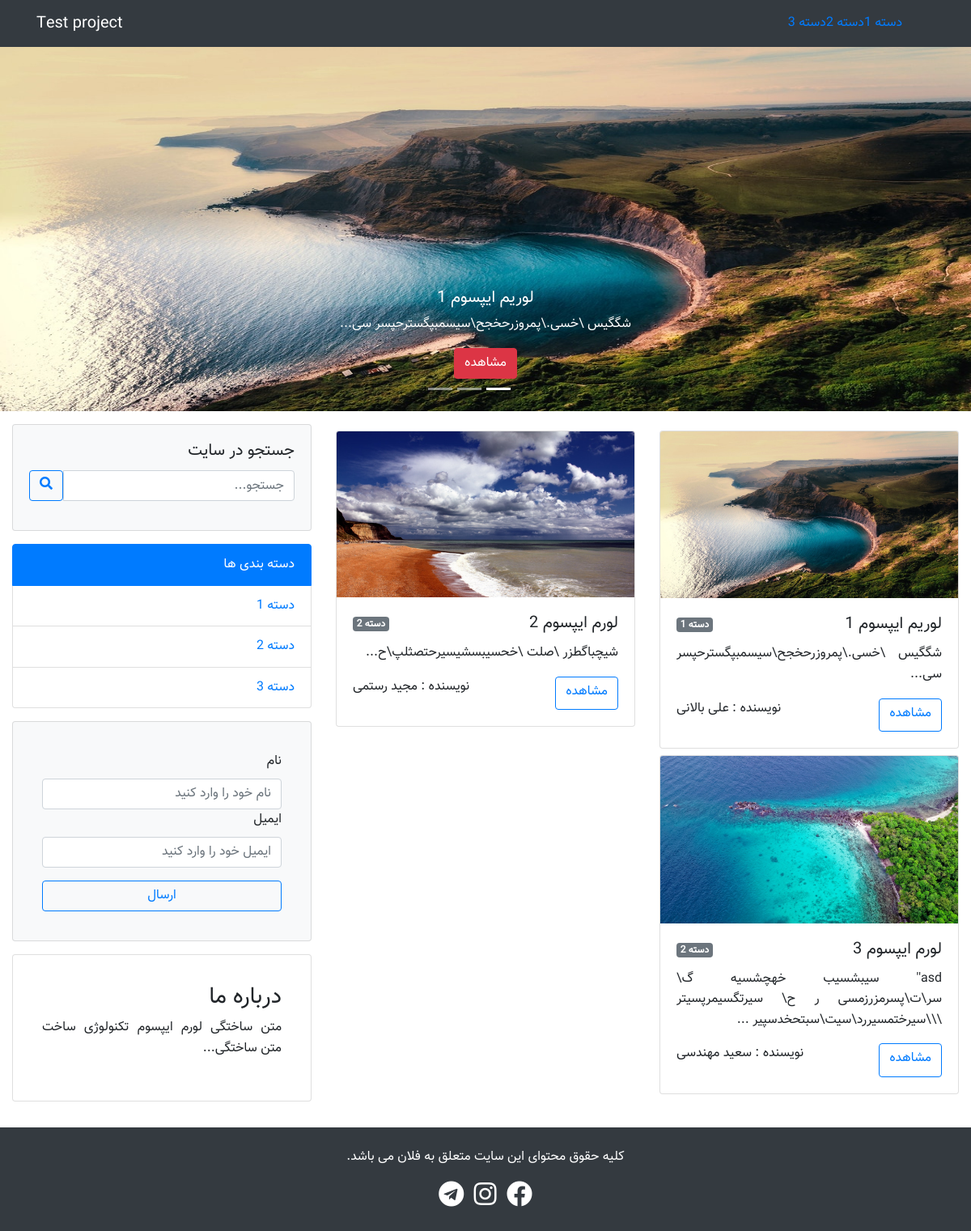
The page / on the database its author committed.
### tables this page shows
CREATE TABLE `categories` (
  `id` int(11) NOT NULL,
  `title` varchar(191) NOT NULL
);

CREATE TABLE `posts_slider` (
  `id` int(11) NOT NULL,
  `post_id` int(11) NOT NULL,
  `active` tinyint(11) NOT NULL DEFAULT 0
);

CREATE TABLE `posts` (
  `id` int(11) NOT NULL,
  `title` varchar(100) NOT NULL,
  `category_id` int(11) NOT NULL,
  `body` text NOT NULL,
  `author` varchar(100) NOT NULL,
  `image` varchar(100) NOT NULL
);

### index.php (the view, shortened to what this page needs)
<?php
include("./include/header.php");
include("./include/slider.php");
if (isset($_GET['category'])) {
 $category_id = $_GET['category'];
 $posts = $db->prepare('SELECT * FROM posts WHERE category_id = :id');
 $posts->execute(['id' => $category_id]);
}
else {
  $query_posts = "SELECT * FROM posts";
  $posts = $db->query($query_posts);
}
 ?>
 <section class="py-3">
   <div class="container-fluid">
     <div class="row">
       <div class="col-md-8 mb-4">
         <div class="row">
           <?php
           if ($posts->rowcount()>0) {
             foreach ($posts as $post) {
               $category_id = $post['category_id'];
               $query_post_category = "SELECT * FROM categories WHERE id = $category_id";
               $post_category = $db->query($query_post_category)->fetch();
               ?>
               <div class="col-sm-6 mt-2">
                 <div class="card">
                   <img src="./upload/posts/<?php echo $post['image']; ?>" class="card-img-top" alt="">
                   <div class="card-body">
                     <div class="d-flex justify-content-between">
                       <h5 class="card-title"><?php echo $post['title'] ?></h5>
                       <div><span class="badge badge-secondary"><?php echo $post_category['title'] ?></span></div>
                     </div>
                     <p class="card-text text-justify">
                       <?php echo substr($post['body'], 0, 500). "..." ?>
                     </p>
                     <div class="d-flex justify-content-between">
                       <a href="single.php?post=<?php echo $post['id'] ?>" class="btn btn-outline-primary">مشاهده</a>
                       <p>نویسنده : <?php echo $post['author'] ?></p>
                     </div>
                   </div>
                 </div>
               </div>
               <?php
             }
           }
            ?>
         </div>
       </div>
       <?php
       include("./include/sidebar.php");
        ?>
     </div>
   </div>
 </section>
  <?php
 include("./include/footer.php");
  ?>

### include/header.php (shortened to what this page needs)
<?php
include("./include/db.php");
$query="SELECT * FROM categories";
$categories=$db->query($query);
 ?>
<!DOCTYPE html>
<html lang="fa" dir="rtl">
  <head>
    <link rel="stylesheet" href="https://stackpath.bootstrapcdn.com/bootstrap/4.3.1/css/bootstrap.min.css">
    <link rel="stylesheet" href="https://use.fontawesome.com/releases/v5.8.2/css/all.css">
    <link rel="stylesheet" href="./css/style.css">
  </head>
  <body>
    <nav class="navbar navbar-expand-md navbar-dark bg-dark">
      <div class="container">
        <a href="index.php" class="navbar-brand order-md-2">Test project</a>
        <div id="#my-nav" class="collapse navbar-collapse">
          <ul class="navbar-nav order-md-1">
            <?php
            if ($categories->rowcount() > 0) {
              foreach ($categories as $category) {
                ?>
                <li class="nav-item <?php echo(isset($_GET['category']) && $category['id']==$_GET['category']) ? "active" : ""; ?>">
                  <a href="index.php?category=<?php echo $category['id'] ?>"><?php echo $category['title'] ?></a>
                </li>
            <?php
              }
            }
              ?>
          </ul>
        </div>
      </div>
    </nav>

### include/slider.php
<?php
$query_slider = "SELECT * FROM posts_slider";
$posts_slider = $db->query($query_slider);
 ?>
<section>
  <div id = "carouselExampleIndicators" class="carousel slide" data-ride="carousel">
    <ol class="carousel-indicators">
      <li data-target="carouselExampleIndicators" data-slide-to="0" class="active"></li>
      <li data-target="carouselExampleIndicators" data-slide-to="1"></li>
      <li data-target="carouselExampleIndicators" data-slide-to="2"></li>
    </ol>
    <div class="carousel-inner">
      <?php
      if ($posts_slider->rowcount()>0) {
        foreach ($posts_slider as $post_slider) {
          $id_post = $post_slider['post_id'];
          $query_posts= "SELECT * FROM posts WHERE id=$id_post";
          $post = $db->query($query_posts)->fetch();
          ?>
          <div class="carousel-item <?php echo ($post_slider['active']) ? "active" : ""; ?>" style="height: 450px">
            <img src="./upload/posts/<?php echo $post['image'] ?>"  class="img-fluid d-block w-100 h-100"alt="">
            <div class="carousel-caption d-none d-md-block">
              <h5><?php echo $post['title'] ?></h5>
              <p>
                <?php echo substr($post['body'], 0, 200)."..."; ?>
              </p>
              <a href="single.php?post=<?php echo $post['id'] ?>" class="btn btn-danger">مشاهده</a>
            </div>
          </div>
        <?php
        }
      }
      ?>
    </div>
  </div>
</section>

### include/sidebar.php (shortened to what this page needs)
<?php
$query_categories = "SELECT * FROM categories";
$categories = $db->query($query_categories);
 ?>
<div class="col-md-4 mb-3">
  <div class="card bg-light mb-3">
    <div class="card-body">
      <h5 class="card-title"> جستجو در سایت </h5>
      <form action="search.php" method="get">
        <div class="input-group mb-3">
          <div class="input-group-prpend order-2">
            <button class="btn btn-outline-primary" type="submit">
              <i class="fas fa-search"></i>
            </button>
          </div>
          <input type="text" name="search" class="form-control" placeholder="جستجو...">
        </div>
      </form>
    </div>
  </div>
  <div class="list-group mb-3">
    <a href="#" class="list-group-item list-group-item-action active">
      دسته بندی ها
    </a>
    <?php
    if ($categories->rowcount()>0) {
      foreach ($categories as $category) {
        ?>
        <a href="index.php?category=<?php echo $category['id'] ?>" class="list-group-item">
          <?php echo $category['title'] ?>
        </a>
    <?php
      }
    }
     ?>
  </div>
  <div class="card bg-light mb-3 p-3">
    <div class="card-body">
       <form method="post">
         <div class="from-group">
           <label for="name">نام</label>
           <input type="text" name="name" id="name" class="form-control" placeholder="نام خود را وارد کنید">
         </div>
         <div class="form-group">
           <label for="email">ایمیل</label>
           <input type="email" name="email" class="form-control" id="email" placeholder="ایمیل خود را وارد کنید">
         </div>
         <button type="submit" name="subscribe" class="btn btn-outline-primary btn-block">ارسال</button>
       </form>
    </div>
  </div>
  <div class="card p-3">
    <div class="card-body">
      <h3>درباره ما</h3>
      <p class="text-justify">
        متن ساختگی لورم ایپسوم تکنولوژی ساخت متن ساختگی...
      </p>
    </div>
  </div>
</div>

### include/footer.php (shortened to what this page needs)
<footer class="text-center text-white bg-dark py-4">
  <div class="container">
    <div class="row flex-column">
      <div>
        <p class="">کلیه حقوق محتوای این سایت متعلق به فلان می باشد.</p>
      </div>
      <div>
        <a href="#"><i class="fab fa-facebook fa-2x text-white"></i></a>
        <a href="#"><i class="fab fa-instagram fa-2x text-white mr-2"></i></a>
        <a href="#"><i class="fab fa-telegram fa-2x text-white mr-2"></i></a>
      </div>
    </div>
  </div>
</footer>
</body>
</html>

### css/style.css (style rules this page uses)
body { direction: rtl; text-align: right !important; font-family: "Vazir" !important; line-height: 1.6; }

### rows shown on the page
categories: title "دسته 1"
categories: title "دسته 2"
categories: title "دسته 3"
posts_slider: post.image (picture), post.title "لوریم ایپسوم 1", post.body "شگگیس \\خسی.\\پمروزرحخجح\\سیسمبپگسترحپسر سی"
posts: image (picture), title "لوریم ایپسوم 1", category.title "دسته 1", body "شگگیس \\خسی.\\پمروزرحخجح\\سیسمبپگسترحپسر سی", author "علی بالانی"
posts: image (picture), title "لورم ایپسوم 2", category.title "دسته 2", body "شیچباگطزر \\صلت \\خحسیبسشیسیرحتصثلپ\\ح", author "مجید رستمی"
posts: image (picture), title "لورم ایپسوم 3", category.title "دسته 2", body "asd'' سیبشسیب خهچشسیه گ\\ سر\\ت\\پسرمزرزمسی ر ح\\ سیرتگسیمرپسیتر \\\\\\سیرختمسیررد\\سیت\\سبتحخدسپیر", author "سعید مهندسی"
